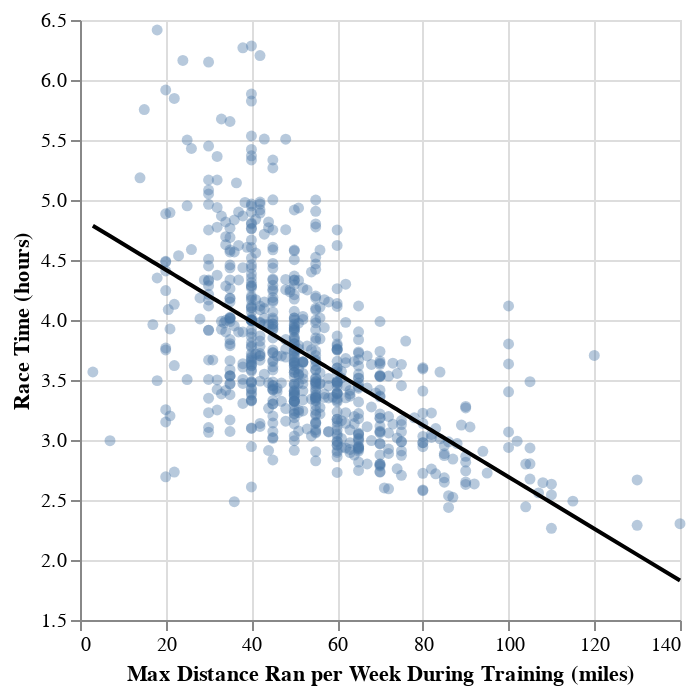

The notebook cell this image was saved under:
### Markdown cell above
**Question 1.4**
<br> {points: 1}

Now, let's visualize the model predictions as a straight line overlaid on the training data. Use the `predict` function of `lm` to create predictions for the `marathon_training` data. Then, add the column of predictions to the `marathon_training` data frame using the `assign` function. Name the resulting data frame `marathon_preds` and the new column `predictions`.

Next, create a scatterplot with the marathon time (y-axis) against the maximum distance run per week (x-axis) from `marathon_preds`. Use `mark_circle` with an opacity of 0.4 to avoid overplotting. Assign your plot to a variable called `marathon_plot`. **Plot the predictions as a black line over the data points.** Remember the fundamentals of effective visualizations such as having a human-readable axes titles.

*Name your plot `marathon_plot`.*

### Code cell
# marathon_preds = ____.assign(
#     predictions= _____.predict(____)
# )

# scatterplot = alt.Chart(marathon_preds).mark_circle(opacity=0.4).encode(
#     x=alt.X("max").title("Max Distance Ran per Week During Training (miles)"),
#     y=alt.Y("time_hrs")
#         .title("Race Time (hours)")
#         .scale(zero=False)
# )

# marathon_plot = scatterplot + scatterplot.mark_line(color='black').encode(
#     y="predictions"
# )

### BEGIN SOLUTION
marathon_preds = marathon_training.assign(
    predictions=lm.predict(X_train)
)

scatterplot = alt.Chart(marathon_preds).mark_circle(opacity=0.4).encode(
    x=alt.X("max").title("Max Distance Ran per Week During Training (miles)"),
    y=alt.Y("time_hrs")
        .title("Race Time (hours)")
        .scale(zero=False)
)

marathon_plot = scatterplot + scatterplot.mark_line(color='black').encode(
    y="predictions"
)
### END SOLUTION
marathon_plot

### Figure 1 — Vega-Lite specification as saved in the notebook (floating-point values rounded to 4 significant figures; data arrays with more than 128 entries replaced by an {"elided": "..."} marker saying what was removed)
{"config": {"view": {"continuousWidth": 300, "continuousHeight": 300}}, "layer": [{"mark": {"type": "circle", "opacity": 0.4}, "encoding": {"x": {"field": "max", "title": "Max Distance Ran per Week During Training (miles)", "type": "quantitative"}, "y": {"field": "time_hrs", "scale": {"zero": false}, "title": "Race Time (hours)", "type": "quantitative"}}}, {"mark": {"type": "line", "color": "black"}, "encoding": {"x": {"field": "max", "title": "Max Distance Ran per Week During Training (miles)", "type": "quantitative"}, "y": {"field": "predictions", "type": "quantitative"}}}], "data": {"name": "data-8c4d655e71af6e83a537e489b7ce9919"}, "$schema": "https://vega.github.io/schema/vega-lite/v5.20.1.json", "datasets": {"data-8c4d655e71af6e83a537e489b7ce9919": {"elided": "696 records"}}}
